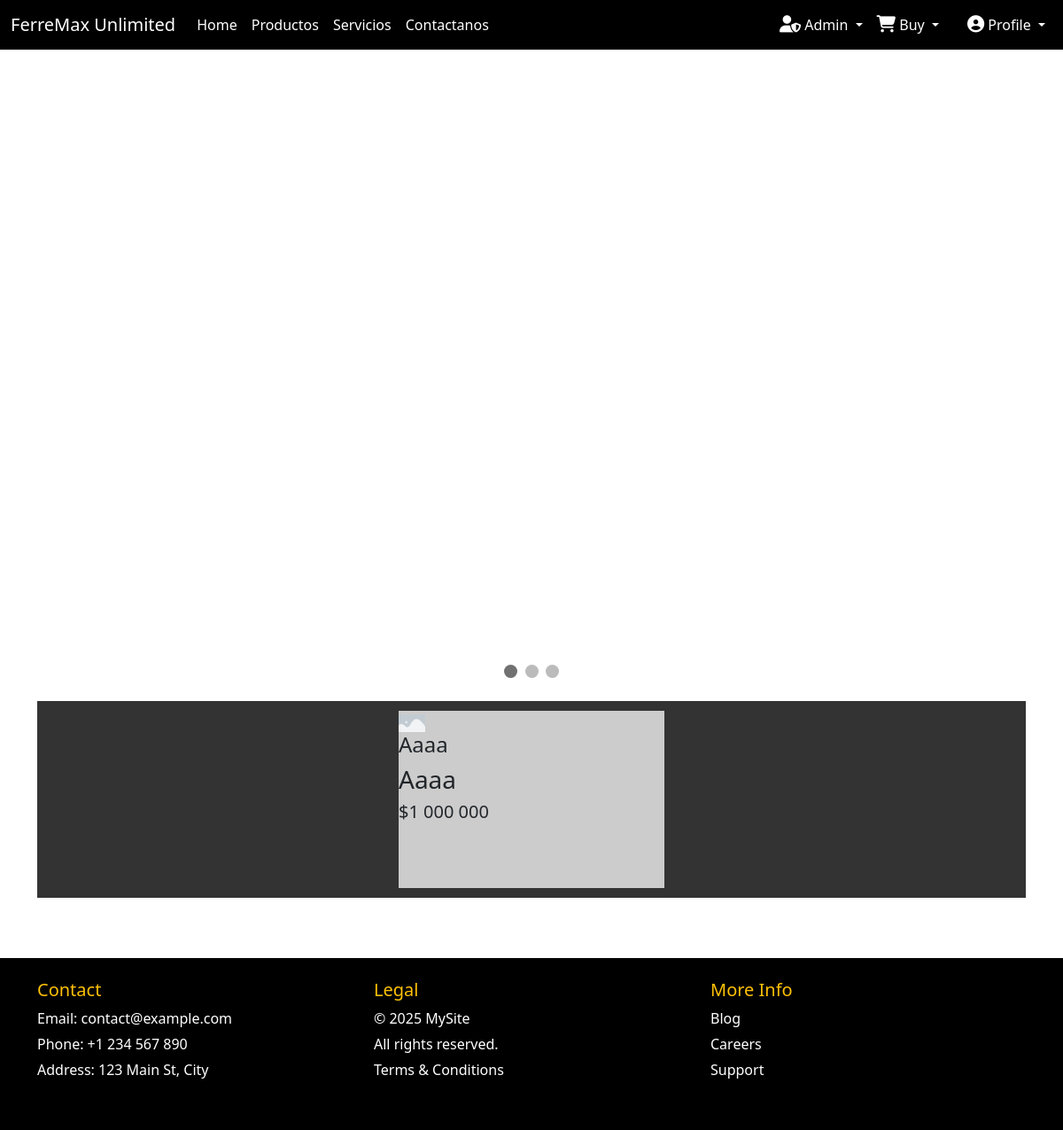
The app's page /, older data.
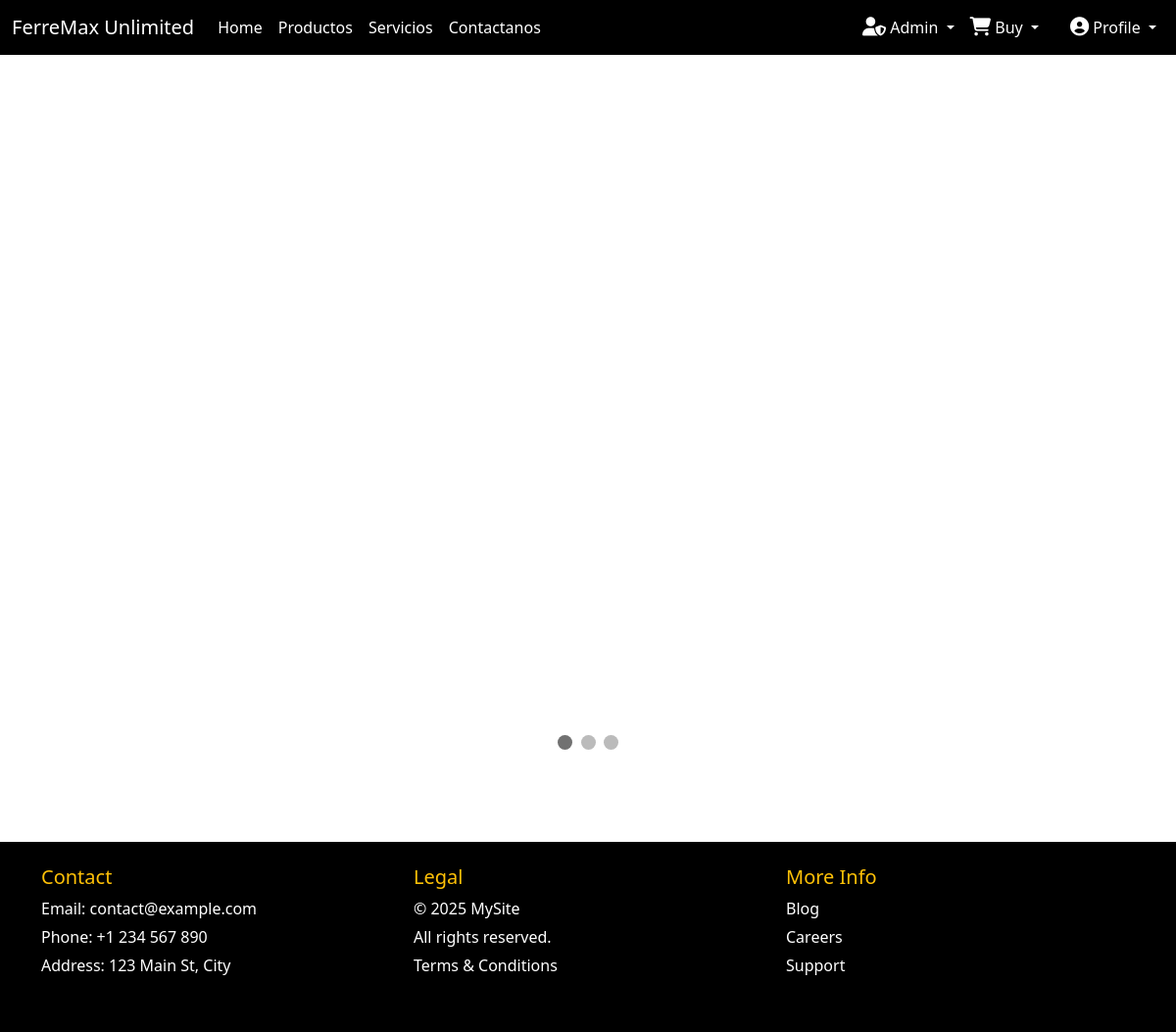
The same page, newer data.
### app/models.py (models this page shows, shortened)
class Producto(models.Model):
    nombre = models.CharField(max_length=50)
    precio = models.IntegerField()
    descripcion = models.TextField()
    marca = models.ForeignKey(Marcar, on_delete=models.PROTECT)
    anno = models.DateField()
    imagen = models.ImageField(upload_to="productos", null=True)

class Marcar(models.Model):
    nombre = models.CharField(max_length=50)
    def __str__(self):
        return self.nombre

### app/views.py (the view)
# urls.py: 2. Add a URL to urlpatterns:  path('', views.home, name='home')
def home(request):
    productos = Producto.objects.all() #crea una lista donde trae todos los productos
    data = {
        'productos' : productos
    }
    return render(request, 'app/Home.html', data) #El listado se manda con toda la info de la pagina

### app/templates/app/Home.html (shortened to what this page needs)
{% extends 'app/base.html' %}
{% load static %}
{% block css %}
    <link rel="stylesheet" href="{% static 'css/home.css' %}">
{% endblock %}
{% block contenido %}
<div class="slideshow-container">
    <a class="prev" onclick="plusSlides(-1)">&#10094;</a>
    <a class="next" onclick="plusSlides(1)">&#10095;</a>
  </div>
  <br>
  <div style="text-align:center">
    <span class="dot" onclick="currentSlide(1)"></span>
    <span class="dot" onclick="currentSlide(2)"></span>
    <span class="dot" onclick="currentSlide(3)"></span>
  </div>
  {% load humanize %}
  <div id="Prods">
    <div class="parent">
      {% for p in productos %}
      <div class="child">
        {% if p.imagen %}
        <img src="{{ p.imagen.url }}" alt="" class="img-fluid">
        {% endif %}
        <h4>{{ p.marca | capfirst}}</h4>
        <h3>{{ p.nombre | title }}</h3>
        <h5>${{ p.precio | intcomma }}</h5>
      </div>
      {% endfor %}
    </div>
  </div>
{% endblock %}

Row changes from the older to the newer data that the page shows:
removed Producto: imagen (placeholder picture), marca "Aaaa", nombre "Aaaa", precio "1 000 000"
